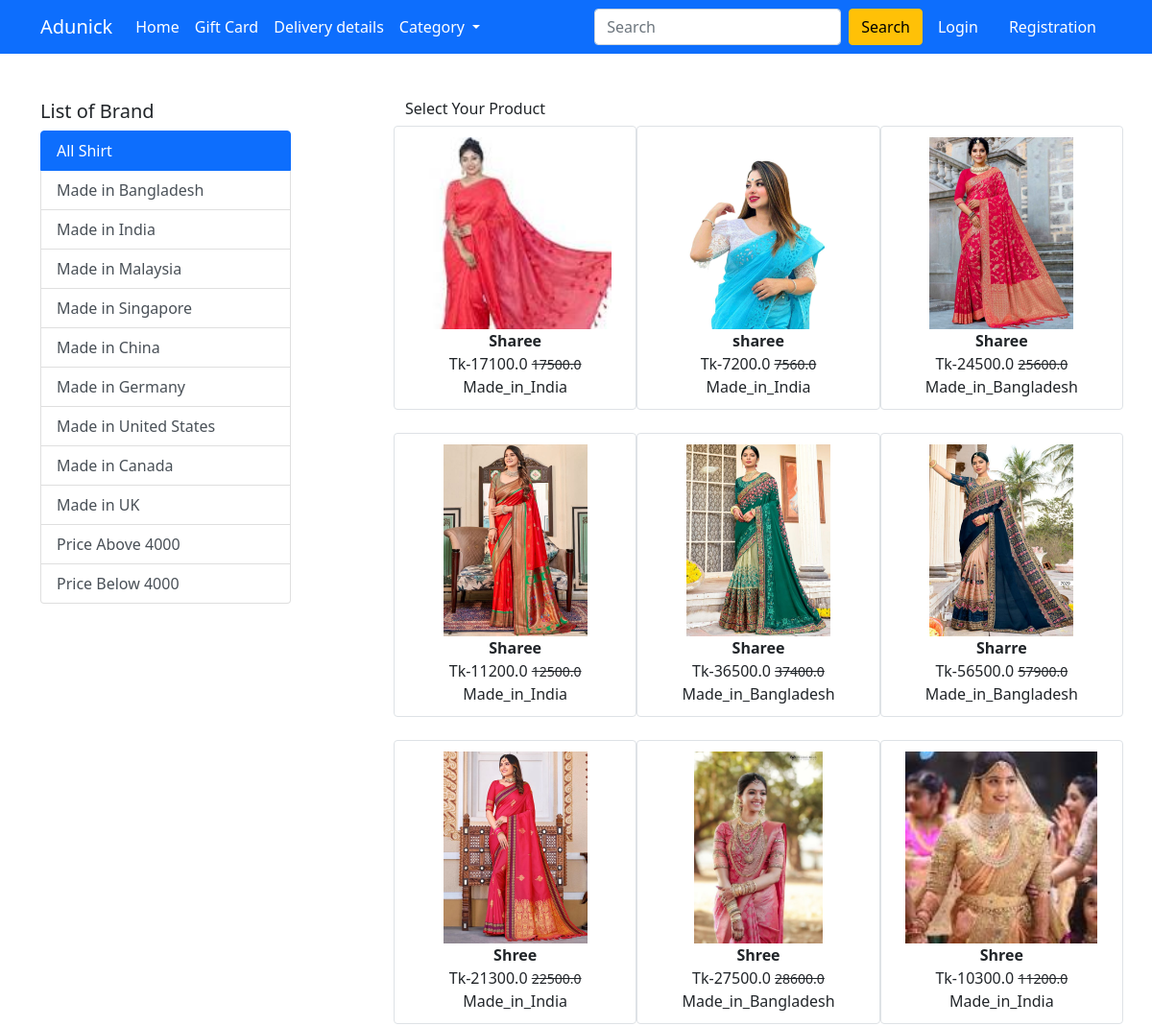
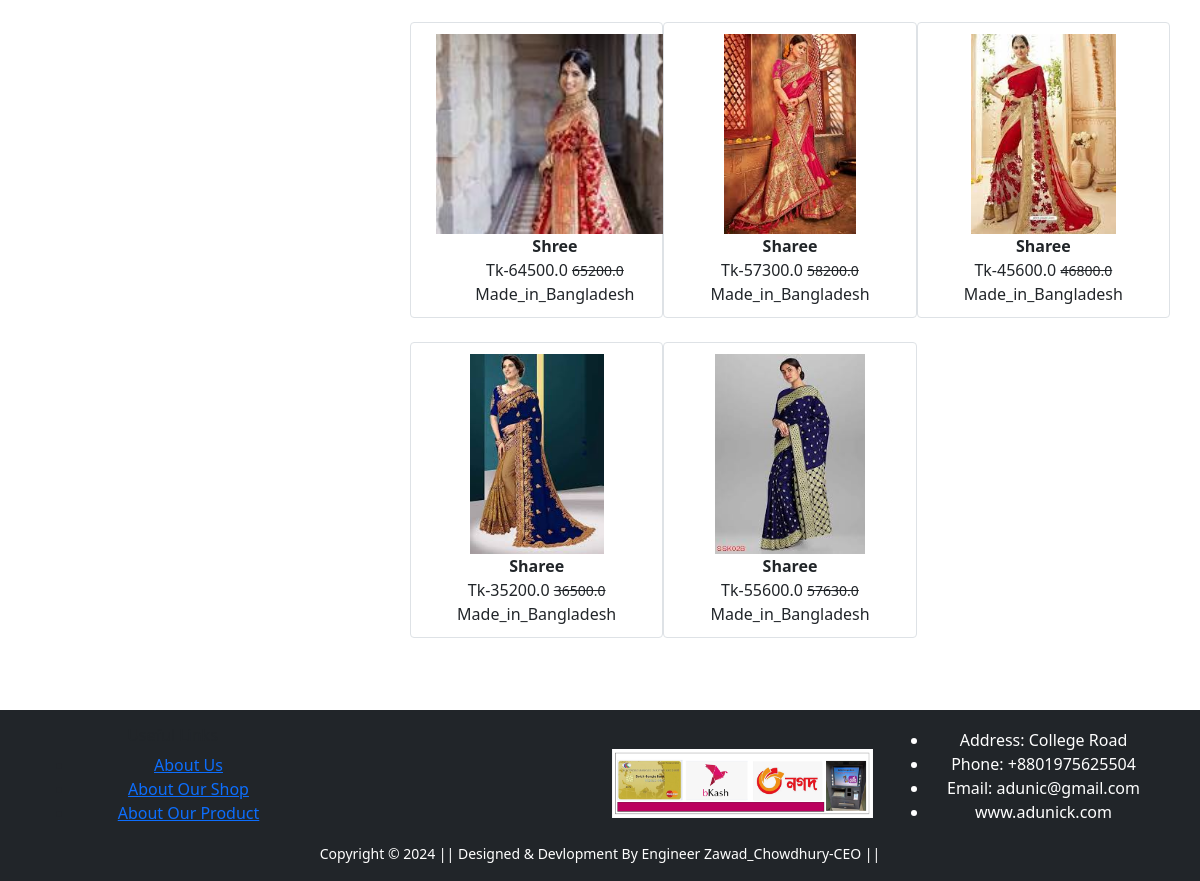
/Sharee/, run on the app's committed database (2 pictures, top to bottom).
### Shop/models.py (models this page shows, shortened)
class Product(models.Model):
    title=models.CharField(max_length=100)
    selling_price=models.FloatField()
    discounted_price=models.FloatField()
    description=models.TextField()
    brand=models.CharField(max_length=100)
    category=models.CharField(choices=CATEGORY_CHOICES,max_length=200)
    product_image=models.ImageField(upload_to='product_img')

### Shop/views.py (the view)
# urls.py: path('Sharee/', views.Sharee, name='Sharee'),
def Sharee(request,data=None):
     if data==None:
          Sharee=Product.objects.filter(category='SR')
     elif data=='Made_in_Bangladesh' or data=='Made_in_India' or data=='Made_in_Malaysia' or data=='Made_in_Singapore' or data=='Made_in_China' or data=='Made_in_Germany' or data=='Made_in_United_States' or data=='Made_in_Canada'or data=='Made_in_UK' :
          Sharee=Product.objects.filter(category='SR').filter(brand=data)
     elif data=='below':
          Sharee=Product.objects.filter(category='SR').filter(discounted_price__lt=2000)
     elif data=='above':
          Sharee=Product.objects.filter(category='SR').filter(discounted_price__gt=2000)
     return render(request, 'Shop/Sharee.html',{'Sharee':Sharee})

### Shop/templates/Shop/Sharee.html (shortened to what this page needs)
{% extends 'Shop/base.html' %}
{% load static %}
{% block main-content %}
<div class="container my-5">
    <div class="row">
        <div class="col-sm-3">
            <h5>List of Brand</h5>
            <div class="list-group">
                <a href="{% url 'Sharee'%}" class="list-group-item list-group-item-action active" aria-current="true">All Shirt</a>
                <a href="{% url 'Sharee_item' 'Made_in_Bangladesh' %}" class="list-group-item list-group-item-action" aria-current="True">Made in Bangladesh</a>
                <a href="{% url 'Sharee_item' 'Made_in_India' %}" class="list-group-item list-group-item-action" aria-current="True">Made in India</a>
                <a href="{% url 'Sharee_item' 'Made_in_Malaysia' %}" class="list-group-item list-group-item-action" aria-current="True">Made in Malaysia</a>
                <a href="{% url 'Sharee_item' 'Made_in_Singapore' %}" class="list-group-item list-group-item-action" aria-current="True">Made in Singapore</a>
                <a href="{% url 'Sharee_item' 'Made_in_China' %}" class="list-group-item list-group-item-action" aria-current="True">Made in China</a>
                <a href="{% url 'Sharee_item' 'Made_in_Germany' %}" class="list-group-item list-group-item-action" aria-current="True">Made in Germany</a>
                <a href="{% url 'Sharee_item' 'Made_in_United_States' %}" class="list-group-item list-group-item-action" aria-current="True">Made in United States</a>
                <a href="{% url 'Sharee_item' 'Made_in_Canada' %}" class="list-group-item list-group-item-action" aria-current="True">Made in Canada</a>
                <a href="{% url 'Sharee_item' 'Made_in_UK' %}" class="list-group-item list-group-item-action" aria-current="True">Made in UK</a>
                <a href="{% url 'Sharee_item' 'above' %}" class="list-group-item list-group-item-action" aria-current="True">Price Above 4000</a>
                <a href="{% url 'Sharee_item' 'below' %}" class="list-group-item list-group-item-action" aria-current="True">Price Below 4000</a>
            </div>
        </div>
        <div class="col-sm-8 offset-sm-1">
            <h6>Select Your Product</h6>
            <div class="row">
                {% for Product in Sharee %}
                <div class="col-sm-4 text-center mb-4 img-fluid img-thumbnail">
                    <a href="{% url 'product-detail' Product.id %}" class="btn">
                        <div class="item">
                            <img src="{{Product.product_image.url}}" alt="Product Not Available" height="200" class="">
                            <div class="fw-bold">{{Product.title}}</div>
                            <div>Tk-{{Product.discounted_price}}
                                <small class="fw-light text-decoration-line-through">{{Product.selling_price}}</small>
                                <br>
                                {{Product.brand}}
                            </div>
                        </div>
                    </a>
                </div>
                {% endfor %}
            </div>
        </div>
    </div>
</div>
{% endblock main-content %}

### data on the page
Product: product_image (picture), title "Sharee", discounted_price "17100.0", selling_price "17500.0", brand "Made_in_India"
Product: product_image (picture), title "sharee", discounted_price "7200.0", selling_price "7560.0", brand "Made_in_India"
Product: product_image (picture), title "Sharee", discounted_price "24500.0", selling_price "25600.0", brand "Made_in_Bangladesh"
Product: product_image (picture), title "Sharee", discounted_price "11200.0", selling_price "12500.0", brand "Made_in_India"
Product: product_image (picture), title "Sharee", discounted_price "36500.0", selling_price "37400.0", brand "Made_in_Bangladesh"
Product: product_image (picture), title "Sharre", discounted_price "56500.0", selling_price "57900.0", brand "Made_in_Bangladesh"
Product: product_image (picture), title "Shree", discounted_price "21300.0", selling_price "22500.0", brand "Made_in_India"
Product: product_image (picture), title "Shree", discounted_price "27500.0", selling_price "28600.0", brand "Made_in_Bangladesh"
Product: product_image (picture), title "Shree", discounted_price "10300.0", selling_price "11200.0", brand "Made_in_India"
Product: product_image (picture), title "Shree", discounted_price "64500.0", selling_price "65200.0", brand "Made_in_Bangladesh"
Product: product_image (picture), title "Sharee", discounted_price "57300.0", selling_price "58200.0", brand "Made_in_Bangladesh"
Product: product_image (picture), title "Sharee", discounted_price "45600.0", selling_price "46800.0", brand "Made_in_Bangladesh"
Product: product_image (picture), title "Sharee", discounted_price "35200.0", selling_price "36500.0", brand "Made_in_Bangladesh"
Product: product_image (picture), title "Sharee", discounted_price "55600.0", selling_price "57630.0", brand "Made_in_Bangladesh"
